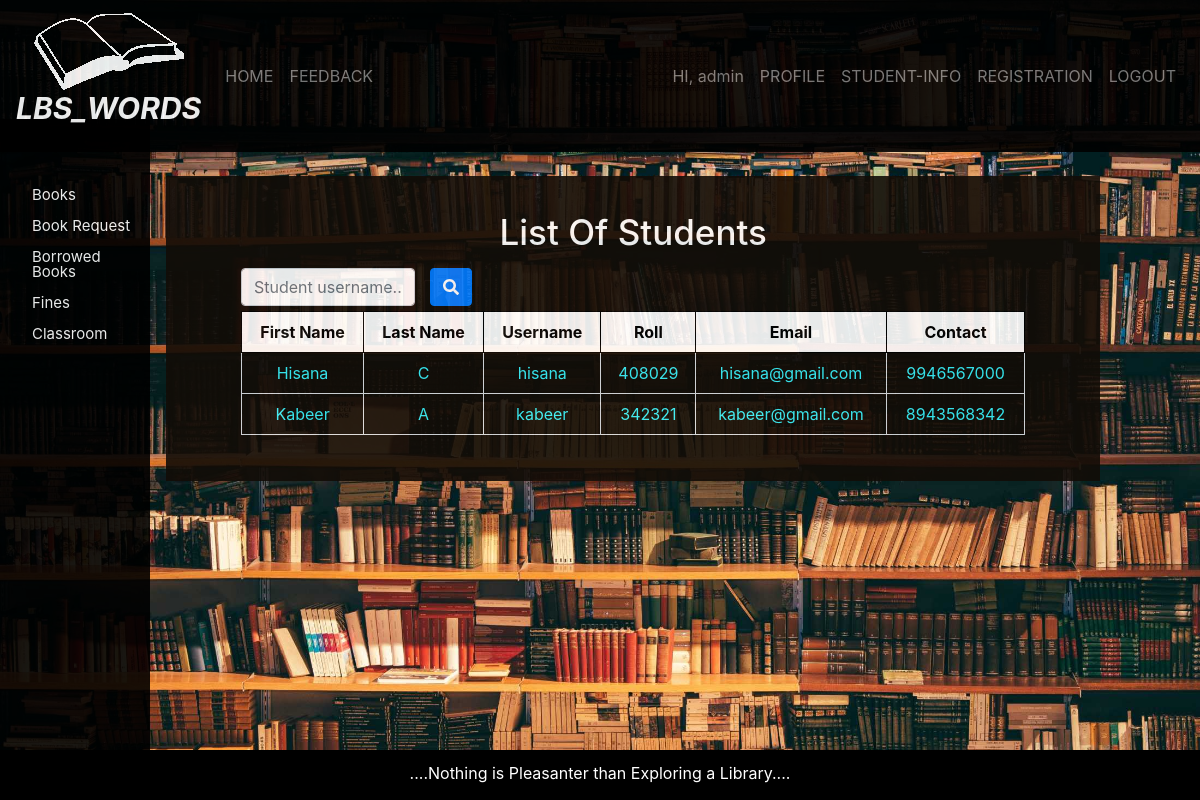
The page /librarian/student.php (signed in) on the database its author committed.
### tables this page shows
CREATE TABLE `students` (
  `studentID` int(11) NOT NULL,
  `username` varchar(100) NOT NULL,
  `password` varchar(250) NOT NULL,
  `enrollmentNo` int(100) NOT NULL,
  `firstname` varchar(100) NOT NULL,
  `lastname` varchar(100) NOT NULL,
  `email` varchar(100) NOT NULL,
  `phone` varchar(100) NOT NULL
);

### librarian/student.php (the view, shortened to what this page needs)
<?php
include "navbar.php";
?>
<!DOCTYPE html>
<html>
    <head>
    </head>
    <body>
        <div class="wrapper" id="main">
            <div class="box full-box log-pad">
                <div class="box-content box-form">
                    <div class="container">
                        <h1 class="text-center">List Of Students</h1>
                        <div class="search-box">
                            <form class="navbar-form" method="post" name="form1">
                                <div class="row">
                                    <div class="col-3">
                                        <input class="form-control" type="text" name="search" placeholder="Student username.." required="">
                                    </div>
                                    <div class="text-right">
                                        <button type="submit" name="srchBtn" class="btn btn-primary">
                                            <i class="fas fa-search"></i>
                                        </button>
                                    </div>
                                </div>
                            </form>
                        </div>
                        <?php
                        if(isset($_POST['srchBtn']))
                        {
                            $query=mysqli_query($db,"SELECT firstname,lastname,username,enrollmentNo,email,phone FROM `students` where username like '%$_POST[search]%' ");
                            if(mysqli_num_rows($query)==0)
                            {
                                $noRowMsg= "Sorry! No Username Found.";
                            }
                        }
                        else {
                            $query=mysqli_query($db,"SELECT firstname,lastname,username,enrollmentNo,email,phone FROM `students`;");
                        }
                        echo "<table class='table table-bordered' >";
                        echo "<tr>";
                        echo "<th>"; echo "First Name";	echo "</th>";
                        echo "<th>"; echo "Last Name";  echo "</th>";
                        echo "<th>"; echo "Username";  echo "</th>";
                        echo "<th>"; echo "Roll";  echo "</th>";
                        echo "<th>"; echo "Email";  echo "</th>";
                        echo "<th>"; echo "Contact";  echo "</th>";
                        echo "</tr>";
                        if(!empty($noRowMsg))
                        {
                            echo "<td colspan=6>{$noRowMsg}</td>";
                        }
                        else
                        {
                            while($row=mysqli_fetch_assoc($query))
                            {
                                echo "<tr>";
                                echo "<td>"; echo $row['firstname']; echo "</td>";
                                echo "<td>"; echo $row['lastname']; echo "</td>";
                                echo "<td>"; echo $row['username']; echo "</td>";
                                echo "<td>"; echo $row['enrollmentNo']; echo "</td>";
                                echo "<td>"; echo $row['email']; echo "</td>";
                                echo "<td>"; echo $row['phone']; echo "</td>";
                                echo "</tr>";
                            }
                        }
                        echo "</table>";
                        ?>
                    </div>
                </div>
            </div>
        </div>
        <?php
        include "../footer.php";
        ?>
    </body>
</html>

### content/css/lms.css (style rules this page uses)
html, body, div, span, object, iframe, h1, h2, h3, h4, h5, h6, p, blockquote, pre, abbr, address, cite, code, del, dfn, em, img, ins, kbd, q, samp, small, strong, sub, sup, var, b, i, dl, dt, dd, ol, ul, li, fieldset, form, label, legend, table, caption, tbody, tfoot, thead, tr, th, td, article, aside, canvas, details, figcaption, figure, footer, header, hgroup, menu, nav, section, summary, time, mark, audio, video { margin:40; padding:0; border:0; outline:0; font-size:100%; vertical-align:baseline; background:transparent; }
body { line-height:1; }
table { border-collapse:collapse; border-spacing:0; }
input, select { vertical-align:middle; }
input { height: 25px; width: 200px; }
th { color: black; background-color: white; border: 1px solid black !important; }
.wrapper { min-height: calc(100vh - 50px); overflow: auto; width: 100%; background-image: url('../images/Library.jpg'); background-repeat: no-repeat; background-attachment: fixed; background-size: cover; }
.box { min-height: 300px; width: 450px; background-color: #120d07; opacity: 0.9; padding-top: 5px; margin: 160px auto 70px auto; opacity: .9; text-align: center; color: white; }
.box.log-pad { margin-left: 150px; }
.box.full-box { width: 80%; }
.box .box-content { color: white; }
.box .box-content.box-form { padding: 30px 60px; }
.box .box-content h1 { text-align: center; font-size: 35px; margin-bottom: 15px; }
.table { color: #3af6ff !important; }
#main { -webkit-transition: margin-left .5s; -o-transition: margin-left .5s; transition: margin-left .5s; padding: 16px; }
.search-box { margin: 5px 0; }

### rows shown on the page
students: firstname "Hisana", lastname "C", username "hisana", enrollmentNo "408029", email "hisana@gmail.com", phone "9946567000"
students: firstname "Kabeer", lastname "A", username "kabeer", enrollmentNo "342321", email "kabeer@gmail.com", phone "8943568342"

### other values the page prints
$_SESSION['login_admin'] "admin"
